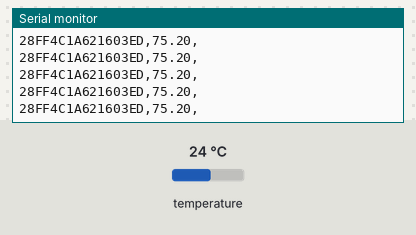
The sketch below on a simulated Arduino Uno, built with avr-gcc and run on an emulated ATmega328P. Shown: the last lines printed to the serial monitor. The inputs (shaded band) are chosen by the test bench; at power-on: temperature 24 °C.

Above: at 1.3 s.
1.4 s: temperature set to 12 °C
At 1.6 s:
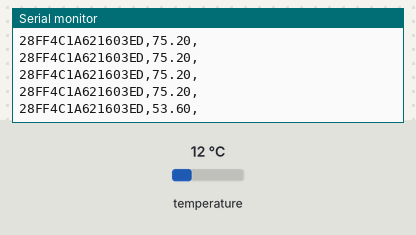
2.9 s: temperature set to 41 °C
At 2.94 s:
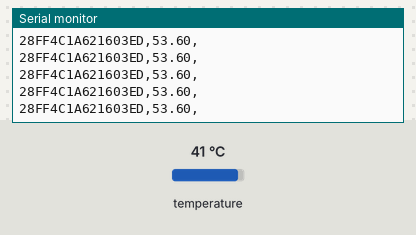
Timing chart, 0 to 5.9 s (numbered marks = the images above; inputs shaded):
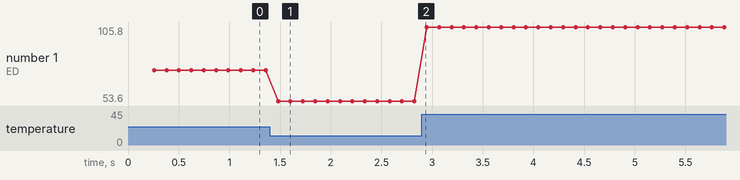

The sketch:

Tester.ino
```cpp
#include <OneWire.h>
#include <DallasTemperature.h>

// Data wire is plugged into port 2 on the Arduino
#define ONE_WIRE_BUS 2
#define TEMPERATURE_PRECISION 9 // Lower resolution

// Setup a oneWire instance to communicate with any OneWire devices (not just Maxim/Dallas temperature ICs)
OneWire oneWire(ONE_WIRE_BUS);

// Pass our oneWire reference to Dallas Temperature.
DallasTemperature sensors(&oneWire);

int numberOfDevices; // Number of temperature devices found

DeviceAddress tempDeviceAddress; // We'll use this variable to store a found device address

void setup(void)
{
  // start serial port
  Serial.begin(9600);
  Serial.println("Dallas Temperature IC Control Library Demo");

  // Start up the library
  sensors.begin();

  // Grab a count of devices on the wire
  numberOfDevices = sensors.getDeviceCount();

  // locate devices on the bus
  Serial.print("Locating devices...");

  Serial.print("Found ");
  Serial.print(numberOfDevices, DEC);
  Serial.println(" devices.");

  // report parasite power requirements
  Serial.print("Parasite power is: ");
  if (sensors.isParasitePowerMode()) Serial.println("ON");
  else Serial.println("OFF");

  // Loop through each device, print out address
  for(int i=0;i<numberOfDevices; i++)
  {
    // Search the wire for address
    if(sensors.getAddress(tempDeviceAddress, i))
	{
		Serial.print("Found device ");
		Serial.print(i, DEC);
		Serial.print(" with address: ");
		printAddress(tempDeviceAddress);
		Serial.println();

		Serial.print("Setting resolution to ");
		Serial.println(TEMPERATURE_PRECISION, DEC);

		// set the resolution to TEMPERATURE_PRECISION bit (Each Dallas/Maxim device is capable of several different resolutions)
		sensors.setResolution(tempDeviceAddress, TEMPERATURE_PRECISION);

		 Serial.print("Resolution actually set to: ");
		Serial.print(sensors.getResolution(tempDeviceAddress), DEC);
		Serial.println();
	}else{
		Serial.print("Found ghost device at ");
		Serial.print(i, DEC);
		Serial.print(" but could not detect address. Check power and cabling");
	}
  }

}

// function to print the temperature for a device
void printTemperature(DeviceAddress deviceAddress)
{
  // method 1 - slower
  //Serial.print("Temp C: ");
  //Serial.print(sensors.getTempC(deviceAddress));
  //Serial.print(" Temp F: ");
  //Serial.print(sensors.getTempF(deviceAddress)); // Makes a second call to getTempC and then converts to Fahrenheit

  // method 2 - faster
  float tempC = sensors.getTempC(deviceAddress);
 // Serial.print("Temp C: ");
  //Serial.print(tempC);
 // Serial.print(" Temp F: ");
  Serial.print(DallasTemperature::toFahrenheit(tempC)); // Converts tempC to Fahrenheit
}

void loop(void)
{
  // call sensors.requestTemperatures() to issue a global temperature
  // request to all devices on the bus
  //Serial.print("Requesting temperatures...");
  sensors.requestTemperatures(); // Send the command to get temperatures
  //Serial.println("DONE");


  // Loop through each device, print out temperature data
  for(int i=0;i<numberOfDevices; i++)
  {
    // Search the wire for address
    if(sensors.getAddress(tempDeviceAddress, i))
	{
		// Output the device ID
		//Serial.print("Temperature for device: ");

		// It responds almost immediately. Let's print out the data
		printAddress(tempDeviceAddress);
    Serial.print(",");
		printTemperature(tempDeviceAddress); // Use a simple function to print out the data
   Serial.print(",");
	}
	//else ghost device! Check your power requirements and cabling

  }
    Serial.println();

}

// function to print a device address
void printAddress(DeviceAddress deviceAddress)
{
  for (uint8_t i = 0; i < 8; i++)
  {
    if (deviceAddress[i] < 16) Serial.print("0");
    Serial.print(deviceAddress[i], HEX);
  }
}
```

Measured:
- after the input at 1.4 s, the serial monitor: prints a new line after 0.08 s (image 1)
- plotted number 1: 75.2 → 53.6 after the input at 1.4 s, 53.6 → 105.8 after the input at 2.9 s
